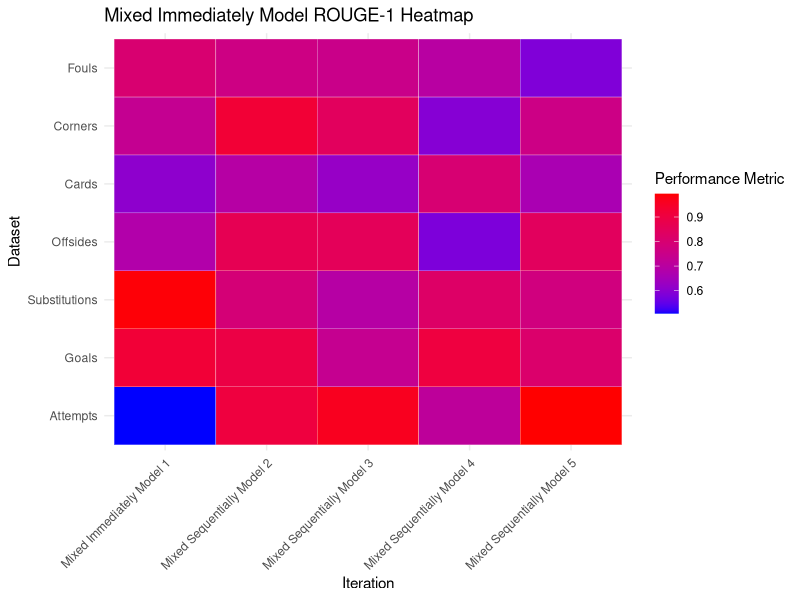
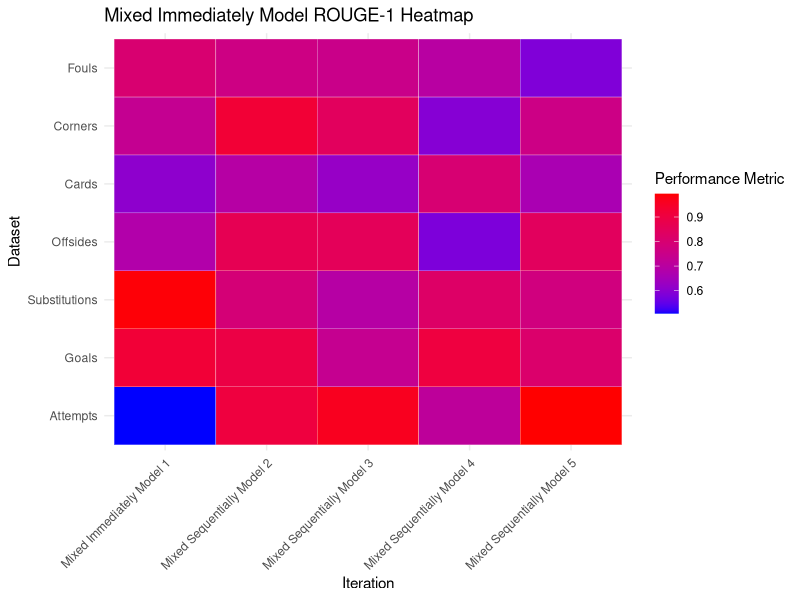

R code for these plots, in order:
library(ggplot2)

# dataset names
dataset_names <- c("Attempts", "Goals", "Substitutions", "Offsides", "Cards", "Corners", "Fouls")

# iteration names - reflecting five different models
iteration_names <- c("Mixed Immediately Model 1", "Mixed Sequentially Model 2", "Mixed Sequentially Model 3", "Mixed Sequentially Model 4", "Mixed Sequentially Model 5")

# Create an empty data frame to store the model performance
model_performance <- data.frame(
  Iteration = factor(),
  Dataset = factor(),
  PerformanceMetric = numeric()
)

# Populate the data frame with your data
for (i in 1:5) {  # Iterate over five models
  # Generate performance metrics for the datasets
  # Assuming each model is tested on all datasets
  performance_metrics <- runif(7, min = 0.5, max = 1)  # 7 datasets
  
  # Create iteration data for all datasets
  iteration_data <- data.frame(
    Iteration = factor(rep(iteration_names[i], 7), levels = iteration_names),  # Repeat for all datasets
    Dataset = factor(dataset_names, levels = dataset_names),
    PerformanceMetric = performance_metrics
  )
  
  # Combine the iteration data with the main data frame
  model_performance <- rbind(model_performance, iteration_data)
}

# Create the heatmap
heatmap <- ggplot(model_performance, aes(x = Iteration, y = Dataset, fill = PerformanceMetric)) +
  geom_tile(color = "white") +  # Add white lines to separate the tiles
  scale_fill_gradient(low = "blue", high = "red") +  # Use the same blue to red gradient for the performance metric
  theme_minimal() + 
  theme(axis.text.x = element_text(angle = 45, hjust = 1, vjust = 1)) +
  labs(title = "Mixed Immediately Model ROUGE-1 Heatmap",
       x = "Iteration",
       y = "Dataset",
       fill = "Performance Metric")

# Print the heatmap
print(heatmap)

# Save the heatmap
ggsave("mixed_immediatley_model_ROUGE_1_heatmap.png", plot = heatmap, width = 12, height = 6, dpi = 300)
